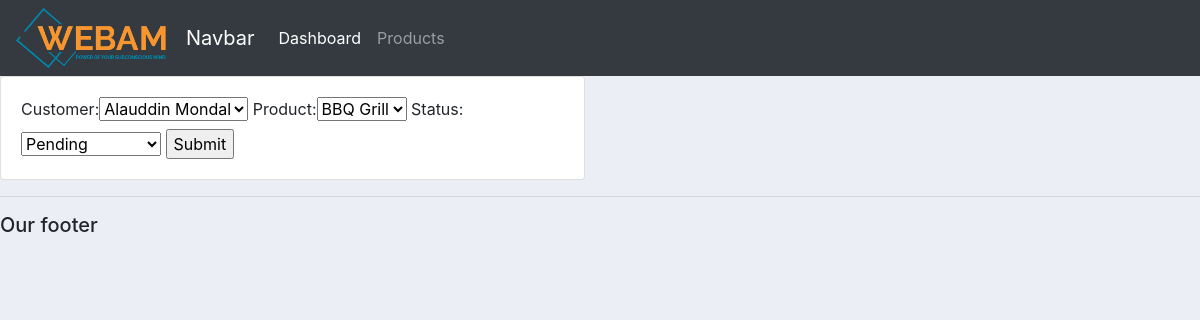
Page /update_order/7/ on the committed database.
### accounts/models.py (models this page shows, shortened)
class Order(models.Model):
    STATUS = (
        ('Pending','Pending'),
        ('Our for delivery','Our for delivery'),
        ('Delivered','Delivered'),
    )
    customer = models.ForeignKey(Customer, null=True, on_delete=models.SET_NULL)
    product = models.ForeignKey(Product, null=True, on_delete=models.SET_NULL)
    date_created = models.DateTimeField(auto_now_add=True, null=True)
    status = models.CharField(max_length=200, null=True, choices=STATUS)

### accounts/views.py (the view)
# urls.py: path('update_order/<str:pk>/', views.updateOrder, name='update_order'),
def updateOrder(request, pk):
    order = Order.objects.get(id=pk)
    form = OrderForm(instance=order)
    if request.method == 'POST':
        form = OrderForm(request.POST, instance=order)
        if form.is_valid():
            form.save()
            return redirect('/')
    context = {'form':form}
    return render(request, 'accounts/order_form.html', context)

### accounts/forms.py
class OrderForm(ModelForm):
    class Meta:
        model = Order
        fields = '__all__'

### accounts/models.py (called while the page is built)
    def __str__(self):
        return self.name

    def __str__(self):
        return self.name

### accounts/templates/accounts/order_form.html (shortened to what this page needs)
{% extends 'accounts/main.html' %}
{% load static %}
{% block content %}
<div class="row">
    <div class="col-md-6">
        <div class="card card-body">
            <form action="" method="POST">
                {{form}}
                <input type="submit" name="Submit">
            </form>
        </div>
    </div>
</div>
{% endblock %}

### static/css/main.css (style rules this page uses)
body { background-color: #ebeff5; }

### rows in the picture
Order: customer "Alauddin Mondal", product "BBQ Grill", status "Pending"
